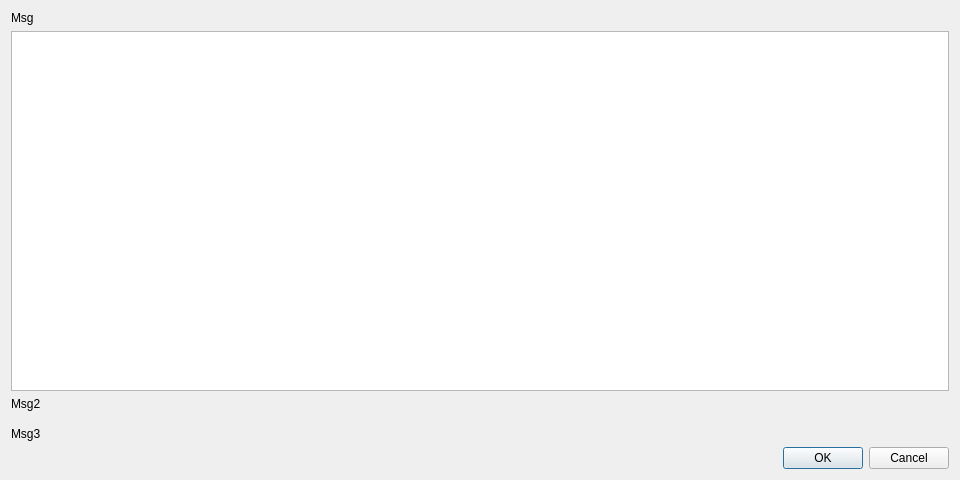
<?xml version="1.0" encoding="UTF-8"?>
<ui version="4.0">
 <class>Dialog</class>
 <widget class="QDialog" name="Dialog">
  <property name="geometry">
   <rect>
    <x>0</x>
    <y>0</y>
    <width>960</width>
    <height>480</height>
   </rect>
  </property>
  <property name="windowTitle">
   <string>Dialog</string>
  </property>
  <layout class="QVBoxLayout" name="verticalLayout">
   <item>
    <widget class="QLabel" name="lblMessage">
     <property name="sizePolicy">
      <sizepolicy hsizetype="Preferred" vsizetype="Maximum">
       <horstretch>0</horstretch>
       <verstretch>0</verstretch>
      </sizepolicy>
     </property>
     <property name="text">
      <string>Msg</string>
     </property>
     <property name="wordWrap">
      <bool>true</bool>
     </property>
    </widget>
   </item>
   <item>
    <widget class="QPlainTextEdit" name="pteInfo">
     <property name="font">
      <font>
       <family>DejaVu Sans Mono</family>
      </font>
     </property>
     <property name="documentTitle">
      <string/>
     </property>
     <property name="lineWrapMode">
      <enum>QPlainTextEdit::NoWrap</enum>
     </property>
     <property name="readOnly">
      <bool>true</bool>
     </property>
    </widget>
   </item>
   <item>
    <widget class="QLabel" name="lblMessage2">
     <property name="sizePolicy">
      <sizepolicy hsizetype="Preferred" vsizetype="Maximum">
       <horstretch>0</horstretch>
       <verstretch>0</verstretch>
      </sizepolicy>
     </property>
     <property name="text">
      <string>Msg2</string>
     </property>
    </widget>
   </item>
   <item>
    <widget class="BCPathBar" name="frameBreacrumbPath">
     <property name="sizePolicy">
      <sizepolicy hsizetype="Preferred" vsizetype="Preferred">
       <horstretch>0</horstretch>
       <verstretch>0</verstretch>
      </sizepolicy>
     </property>
     <property name="minimumSize">
      <size>
       <width>0</width>
       <height>4</height>
      </size>
     </property>
     <property name="frameShape">
      <enum>QFrame::NoFrame</enum>
     </property>
     <property name="frameShadow">
      <enum>QFrame::Raised</enum>
     </property>
    </widget>
   </item>
   <item>
    <widget class="QLabel" name="lblMessage3">
     <property name="text">
      <string>Msg3</string>
     </property>
    </widget>
   </item>
   <item>
    <widget class="QDialogButtonBox" name="buttonBox">
     <property name="orientation">
      <enum>Qt::Horizontal</enum>
     </property>
     <property name="standardButtons">
      <set>QDialogButtonBox::Cancel|QDialogButtonBox::Ok</set>
     </property>
    </widget>
   </item>
  </layout>
 </widget>
 <customwidgets>
  <customwidget>
   <class>BCPathBar</class>
   <extends>QFrame</extends>
   <header>bulicommander.bc.bcpathbar</header>
   <container>1</container>
  </customwidget>
 </customwidgets>
 <resources/>
 <connections>
  <connection>
   <sender>buttonBox</sender>
   <signal>accepted()</signal>
   <receiver>Dialog</receiver>
   <slot>accept()</slot>
   <hints>
    <hint type="sourcelabel">
     <x>248</x>
     <y>254</y>
    </hint>
    <hint type="destinationlabel">
     <x>157</x>
     <y>274</y>
    </hint>
   </hints>
  </connection>
  <connection>
   <sender>buttonBox</sender>
   <signal>rejected()</signal>
   <receiver>Dialog</receiver>
   <slot>reject()</slot>
   <hints>
    <hint type="sourcelabel">
     <x>316</x>
     <y>260</y>
    </hint>
    <hint type="destinationlabel">
     <x>286</x>
     <y>274</y>
    </hint>
   </hints>
  </connection>
 </connections>
</ui>
